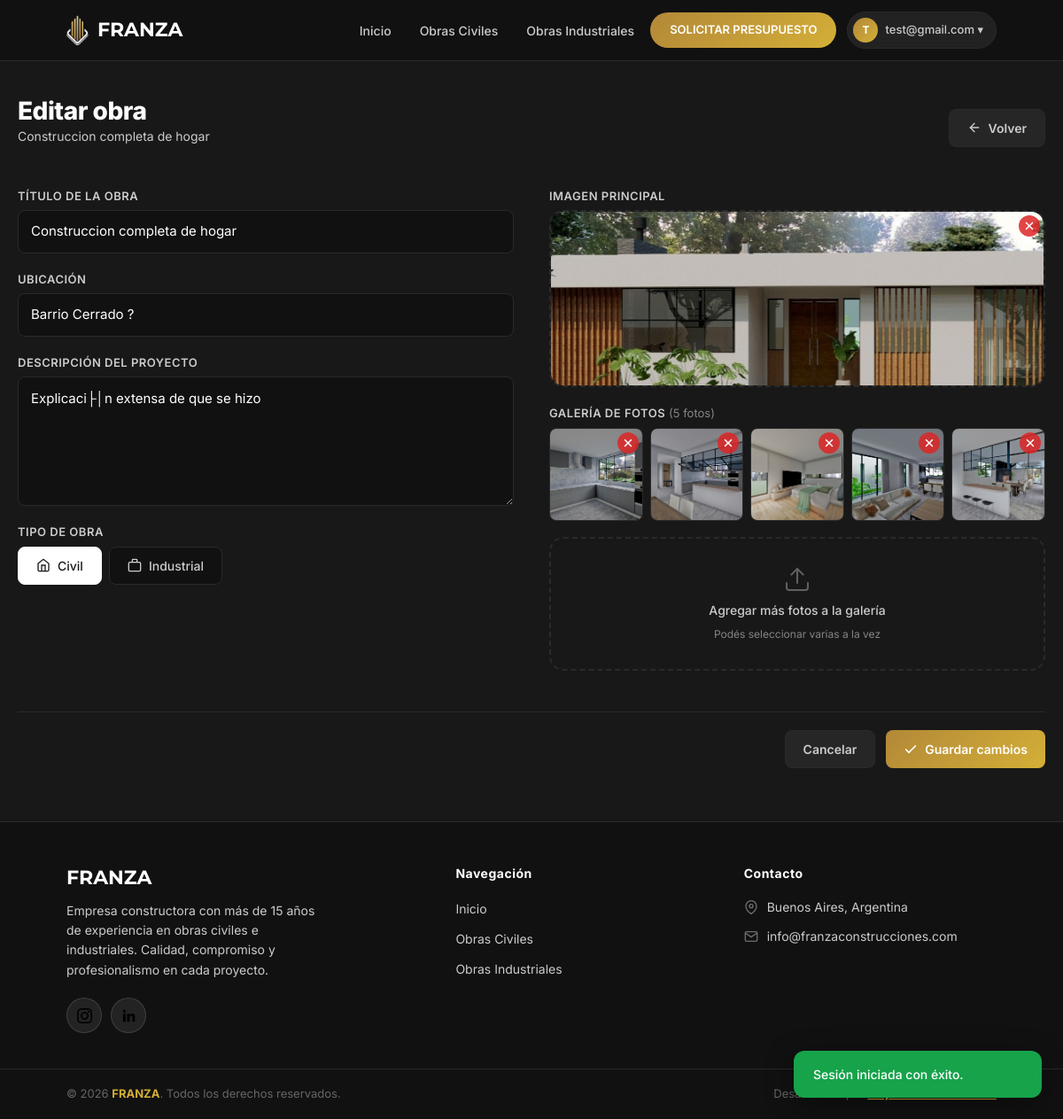
Before: /sitio/admin/index.php?seccion=obras-editar&id=68 (signed in) with the older database file.
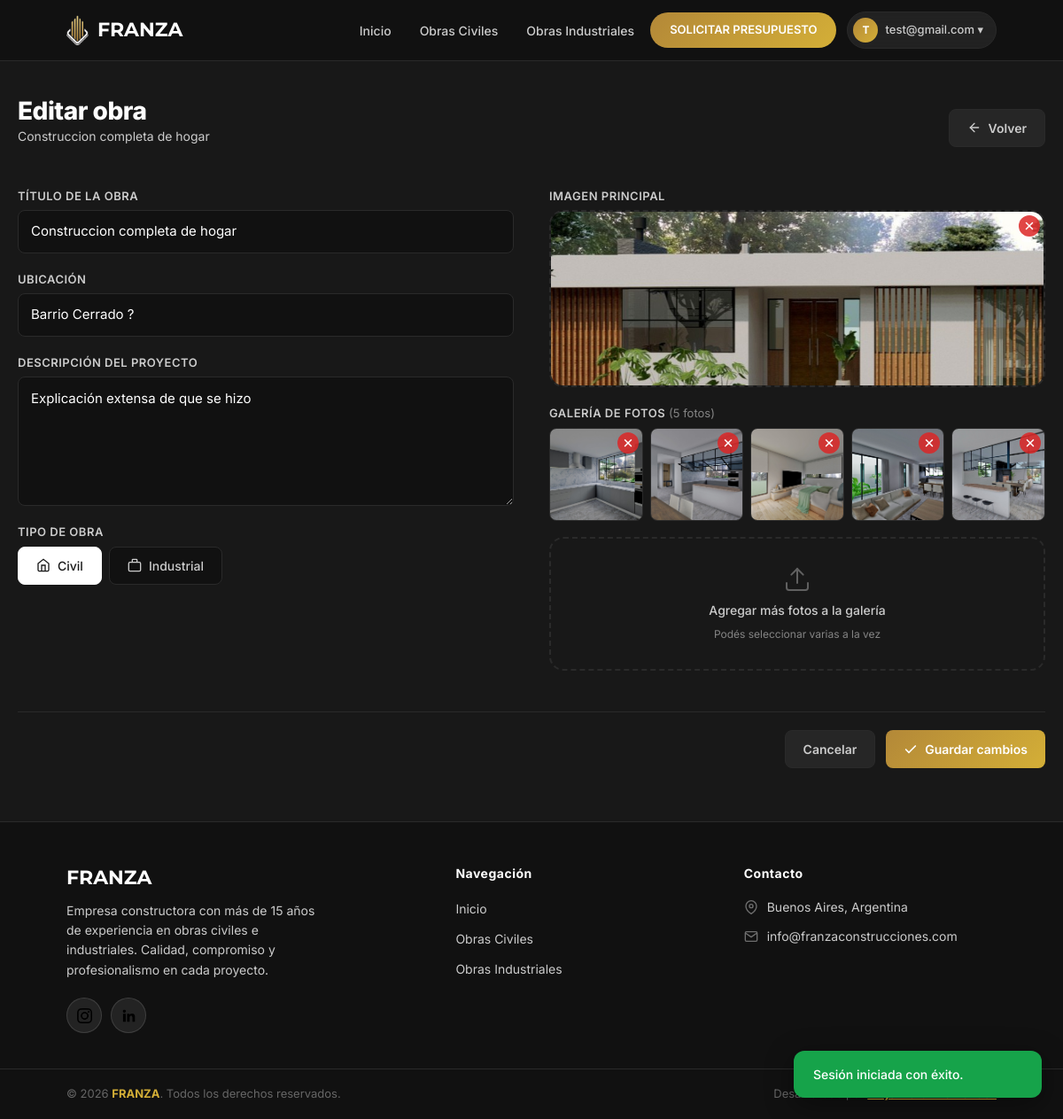
After: the same page with the newer database file.
### tables this page shows
CREATE TABLE `obras` (
  `obra_id` int(10) unsigned NOT NULL AUTO_INCREMENT,
  `usuario_fk` int(10) unsigned NOT NULL,
  `carpeta` varchar(100) NOT NULL,
  `titulo` varchar(100) NOT NULL,
  `ubicacion` varchar(100) NOT NULL,
  `explicacion` varchar(500) NOT NULL,
  `tipo` varchar(100) NOT NULL,
  `imagen` varchar(255) NOT NULL,
  PRIMARY KEY (`obra_id`),
  KEY `obras_usuarios_fk_idx` (`usuario_fk`),
  CONSTRAINT `obras_usuarios_fk` FOREIGN KEY (`usuario_fk`) REFERENCES `usuarios` (`usuario_id`) ON DELETE NO ACTION ON UPDATE NO ACTION
);

### sitio/classes/Modelos/Obras.php (called while the page is built, shortened)
<?php
class Obras
{
    private int $obra_id = 0;
    private string $carpeta = "";
    private string $titulo = "";
    private string $ubicacion = "";
    private string $explicacion = "";
    private string $tipo = "";
    private string $imagen = "";
    public function porId(int $id): ?self
    {
        $db = DBConexion::getConexion();
        $consulta = "SELECT * FROM obras
                    WHERE obra_id = ?";
        $stmt = $db->prepare($consulta);
        $stmt->execute([$id]);
        $stmt->setFetchMode(PDO::FETCH_CLASS, self::class);
        $obra = $stmt->fetch();
        return $obra;
    }
    public function getObraId(): int
    {
        return $this->obra_id;
    }
    public function getCarpeta(): string
    {
        return $this->carpeta;
    }
    public function getTitulo(): string
    {
        return $this->titulo;
    }
    public function getUbicacion(): string
    {
        return $this->ubicacion;
    }
    public function getExplicacion(): string
    {
        return $this->explicacion;
    }
    public function getTipo(): string
    {
        return $this->tipo;
    }
    public function getImagen(): string
    {
        return $this->imagen;
    }
    public function getImagenesCarpeta(): array
    {
        $tipo = $this->getTipo();
        $carpeta = $this->getCarpeta();
        $tipoCarpeta = ($tipo === 'civil') ? 'obrasciviles' : 'obrasindustriales';
        $rutaCarpeta = __DIR__ . '/../../img/' . $tipoCarpeta . '/' . $carpeta;
        $extensionesPermitidas = ['jpg', 'jpeg', 'png', 'gif', 'webp'];
        $imagenes = [];
        $archivos = scandir($rutaCarpeta);
        foreach ($archivos as $archivo) {
            if ($archivo === '.' || $archivo === '..') continue;
            $ext = strtolower(pathinfo($archivo, PATHINFO_EXTENSION));
            if (in_array($ext, $extensionesPermitidas)) {
                $imagenes[] = $archivo;
            }
        }
        return $imagenes;
    }
    public function getGaleriaImagenes(): array
    {
        $todas = $this->getImagenesCarpeta();
        $portada = $this->getImagen();
        return array_values(array_filter($todas, fn($img) => $img !== $portada));
    }
    public function getRutaImagenes(): string
    {
        $tipo = $this->getTipo();
        $tipoCarpeta = ($tipo === 'civil') ? 'obrasciviles' : 'obrasindustriales';
        return 'img/' . $tipoCarpeta . '/' . $this->getCarpeta() . '/';
    }
}

### sitio/admin/views/obras-editar.php (the view, shortened to what the changed rows need)
<?php
$obra = (new Obras)->porId((int)($_GET['id'] ?? 0));
if(isset($_SESSION['errores'])) {
    $errores = $_SESSION['errores'];
    unset($_SESSION['errores']);
} else {
    $errores = [];
}
if(isset($_SESSION['datos_viejos'])) {
    $datosViejos = $_SESSION['datos_viejos'];
    unset($_SESSION['datos_viejos']);
} else {
    $datosViejos = [];
}
?>
<section class="admin-panel">
    <div class="admin-panel-header">
        <div>
            <h1 class="admin-panel-title">Editar obra</h1>
            <p class="admin-panel-subtitle"><?= $obra ? htmlspecialchars($obra->getTitulo()) : 'Obra no encontrada' ?></p>
        </div>
    </div>
    <?php if(!$obra): ?>
        <div class="admin-empty">
            <svg width="48" height="48" viewBox="0 0 24 24" fill="none" stroke="currentColor" stroke-width="1.5"><circle cx="12" cy="12" r="10"/><line x1="12" y1="8" x2="12" y2="12"/><line x1="12" y1="16" x2="12.01" y2="16"/></svg>
            <h3>Obra no encontrada</h3>
            <p>La obra que intentás editar no existe.</p>
            <a href="index.php?seccion=obras" class="admin-btn admin-btn-primary">Volver a obras</a>
        </div>
    <?php else: ?>
        <?php
            $galeriaActual = $obra->getGaleriaImagenes();
            $rutaBase = $obra->getRutaImagenes();
            $imgPortada = $obra->getImagen();
        ?>
        <form class="admin-form" action="acciones/obras-editar.php?id=<?= $obra->getObraId() ?>" method="post" enctype="multipart/form-data">
            <div class="admin-form-grid">
                <div class="admin-form-fields">
                    <div class="admin-form-group">
                        <label for="titulo" class="admin-label">Título de la obra</label>
                        <input type="text" id="titulo" name="titulo" class="admin-input <?= isset($errores['titulo']) ? 'admin-input-error' : '' ?>" value="<?= htmlspecialchars($datosViejos['titulo'] ?? $obra->getTitulo()) ?>">
                    </div>
                    <div class="admin-form-group">
                        <label for="ubicacion" class="admin-label">Ubicación</label>
                        <input type="text" id="ubicacion" name="ubicacion" class="admin-input <?= isset($errores['ubicacion']) ? 'admin-input-error' : '' ?>" value="<?= htmlspecialchars($datosViejos['ubicacion'] ?? $obra->getUbicacion()) ?>">
                    </div>
                    <div class="admin-form-group">
                        <label for="explicacion" class="admin-label">Descripción del proyecto</label>
                        <textarea id="explicacion" name="explicacion" class="admin-textarea <?= isset($errores['explicacion']) ? 'admin-input-error' : '' ?>" rows="5"><?= htmlspecialchars($datosViejos['explicacion'] ?? $obra->getExplicacion()) ?></textarea>
                    </div>
                    <div class="admin-form-group">
                        <label class="admin-label">Tipo de obra</label>
                        <div class="admin-tipo-pills">
                            <?php $tipoSel = $datosViejos['tipo'] ?? $obra->getTipo(); ?>
                            <button type="button" class="admin-pill <?= $tipoSel === 'civil' ? 'active' : '' ?>" onclick="seleccionarTipo('civil', this)">
                                <svg width="16" height="16" viewBox="0 0 24 24" fill="none" stroke="currentColor" stroke-width="2"><path d="M3 9l9-7 9 7v11a2 2 0 01-2 2H5a2 2 0 01-2-2z"/><polyline points="9 22 9 12 15 12 15 22"/></svg>
                                Civil
                            </button>
                            <button type="button" class="admin-pill <?= $tipoSel === 'industrial' ? 'active' : '' ?>" onclick="seleccionarTipo('industrial', this)">
                                <svg width="16" height="16" viewBox="0 0 24 24" fill="none" stroke="currentColor" stroke-width="2"><rect x="2" y="7" width="20" height="15" rx="2"/><path d="M16 7V3a1 1 0 00-1-1H9a1 1 0 00-1 1v4"/></svg>
                                Industrial
                            </button>
                        </div>
                    </div>
                </div>
                <div class="admin-form-images">
                    <div class="admin-form-group">
                        <?php
                            $imgAbsPath = __DIR__ . '/../../' . $rutaBase . $imgPortada;
                            $tienePortada = !empty($imgPortada) && file_exists($imgAbsPath);
                        ?>
                        <label class="admin-label">Imagen principal</label>
                        <div class="admin-upload-zone" id="main-upload-zone" onclick="document.getElementById('imagen').click();">
                            <img id="preview-main-img" src="<?= $tienePortada ? '../' . htmlspecialchars($rutaBase . $imgPortada) : '' ?>" alt="Previsualización" <?= $tienePortada ? '' : 'style="display:none;"' ?>>
                            <?php if($tienePortada): ?>
                            <button type="button" id="main-img-delete-btn" class="admin-gallery-delete admin-main-img-delete" onclick="event.stopPropagation(); eliminarImagenPrincipal(<?= $obra->getObraId() ?>)" title="Eliminar imagen principal">
                                <svg width="14" height="14" viewBox="0 0 24 24" fill="none" stroke="currentColor" stroke-width="2.5" stroke-linecap="round"><line x1="18" y1="6" x2="6" y2="18"/><line x1="6" y1="6" x2="18" y2="18"/></svg>
                            </button>
                            <?php endif; ?>
                        </div>
                    </div>
                    <div class="admin-form-group">
                        <label class="admin-label">Galería de fotos <span class="admin-label-opt">(<?= count($galeriaActual) ?> foto<?= count($galeriaActual) !== 1 ? 's' : '' ?>)</span></label>
                        <?php if(count($galeriaActual) > 0): ?>
                        <div class="admin-gallery-existing">
                            <?php foreach($galeriaActual as $gImg): ?>
                            <div class="admin-gallery-thumb" id="thumb-<?= md5($gImg) ?>">
                                <img src="../<?= htmlspecialchars($rutaBase . $gImg) ?>" alt="<?= htmlspecialchars($gImg) ?>">
                                <button type="button" class="admin-gallery-delete" onclick="eliminarFotoGaleria(<?= $obra->getObraId() ?>, '<?= htmlspecialchars($gImg, ENT_QUOTES) ?>', '<?= md5($gImg) ?>')" title="Eliminar foto">
                                    <svg width="14" height="14" viewBox="0 0 24 24" fill="none" stroke="currentColor" stroke-width="2.5" stroke-linecap="round"><line x1="18" y1="6" x2="6" y2="18"/><line x1="6" y1="6" x2="18" y2="18"/></svg>
                                </button>
                            </div>
                            <?php endforeach; ?>
                        </div>
                        <?php endif; ?>
                        <div class="admin-upload-zone admin-upload-gallery" id="gallery-upload-zone" onclick="document.getElementById('archivo-galeria').click();">
                            <div id="gallery-upload-placeholder" class="admin-upload-placeholder">
                                <svg width="32" height="32" viewBox="0 0 24 24" fill="none" stroke="currentColor" stroke-width="1.5" stroke-linecap="round"><path d="M21 15v4a2 2 0 01-2 2H5a2 2 0 01-2-2v-4"/><polyline points="17 8 12 3 7 8"/><line x1="12" y1="3" x2="12" y2="15"/></svg>
                                <p>Agregar más fotos a la galería</p>
                                <span>Podés seleccionar varias a la vez</span>
                            </div>
                        </div>
                    </div>
                </div>
            </div>
            <div class="admin-form-actions">
                <a href="index.php?seccion=obras" class="admin-btn admin-btn-secondary">Cancelar</a>
                <button type="submit" class="admin-btn admin-btn-primary">
                    <svg width="16" height="16" viewBox="0 0 24 24" fill="none" stroke="currentColor" stroke-width="2.5" stroke-linecap="round"><polyline points="20 6 9 17 4 12"/></svg>
                    Guardar cambios
                </button>
            </div>
        </form>
    <?php endif; ?>
</section>

Changed rows visible on the page:
changed obras "Construccion completa de hogar": explicacion "Explicaci├│n extensa de que se hizo" → "Explicación extensa de que se hizo"
